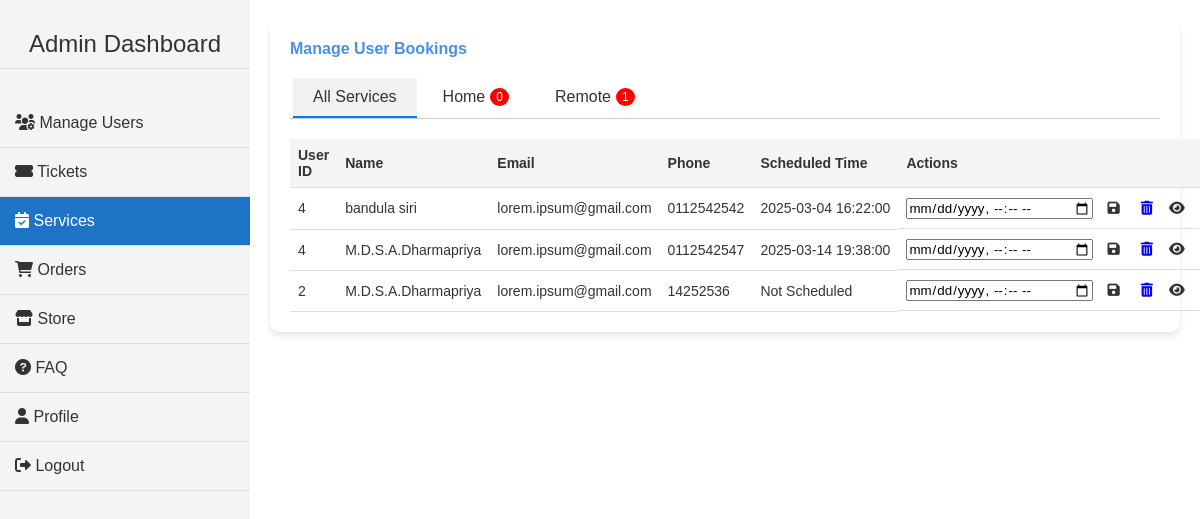
The app's page /admin_view.php with its own data.
### tables this page shows
CREATE TABLE `repair_requests` (
  `id` int(11) NOT NULL,
  `name` varchar(100) NOT NULL,
  `email` varchar(100) NOT NULL,
  `phone` varchar(15) NOT NULL,
  `category` varchar(50) NOT NULL,
  `issue` text NOT NULL,
  `service_type` varchar(50) NOT NULL,
  `address` varchar(255) DEFAULT NULL,
  `submitted_at` timestamp NOT NULL DEFAULT current_timestamp(),
  `scheduled_time` datetime DEFAULT NULL,
  `user_id` int(11) NOT NULL
);

### admin_view.php (the view, shortened to what this page needs)
<?php
include('./conn/db_connect.php');
$sql_home_count = "SELECT COUNT(*) as home_count FROM repair_requests WHERE service_type = 'Home' AND (scheduled_time IS NULL OR scheduled_time = '')";
$sql_remote_count = "SELECT COUNT(*) as remote_count FROM repair_requests WHERE service_type = 'Remote' AND (scheduled_time IS NULL OR scheduled_time = '')";
$home_count_result = $conn->query($sql_home_count);
$remote_count_result = $conn->query($sql_remote_count);
$home_count = $home_count_result->fetch_assoc()['home_count'];
$remote_count = $remote_count_result->fetch_assoc()['remote_count'];
$service_type_filter = isset($_GET['service_type']) ? $_GET['service_type'] : 'all';
$sql = "SELECT * FROM repair_requests";
$stmt = $conn->prepare($sql);
$stmt->execute();
$result = $stmt->get_result();
?>
<!DOCTYPE html>
<html lang="en">
<head>
    <link rel="stylesheet" href="./css/styles.css">
    <link rel="stylesheet" href="https://cdnjs.cloudflare.com/ajax/libs/font-awesome/6.0.0-beta3/css/all.min.css">
</head>
<body>
     <div class="sidebar">
        <a class="navbar-brand" href="home.php">Admin Dashboard</a>
          <a href="Home.php" ><i class="fas fa-users-cog" ></i> Manage Users</a>
    <a href="A_ticket.php" ><i class="fas fa-ticket-alt"></i> Tickets</a>
    <a href="admin_view.php" class="active"><i class="fas fa-calendar-check"></i> Services</a>
    <a href="A_order.php"><i class="fas fa-shopping-cart"></i> Orders</a>
    <a href="A_store.php"><i class="fas fa-store"></i> Store</a>
        <a href="A_FAQ.php"><i class="fas fa-question-circle"></i> FAQ</a>
        <a href="A_Dashboard.php" ><i class="fas fa-user"></i> Profile</a>
        <a href="logout.php"><i class="fas fa-sign-out-alt"></i> Logout</a>
</div>
    <div class="main-content">
        <div class="content">
            <h4>Manage User Bookings</h4>
            <div class="tab">
                <button class="tablinks <?php echo ($service_type_filter === 'all') ? 'active' : ''; ?>" onclick="filterTickets('all')">All Services</button>
                <button class="tablinks <?php echo ($service_type_filter === 'Home') ? 'active' : ''; ?>" onclick="filterTickets('Home')">Home <span class="badge"><?php echo $home_count; ?></span></button>
                <button class="tablinks <?php echo ($service_type_filter === 'Remote') ? 'active' : ''; ?>" onclick="filterTickets('Remote')">Remote <span class="badge"><?php echo $remote_count; ?></span></button>
            </div>
            <table id="booking-table">
                <thead>
                    <tr>
                        <th>User ID</th>
                        <th>Name</th>
                        <th>Email</th>
                        <th>Phone</th>
                        <th>Scheduled Time</th>
                        <th>Actions</th>
                    </tr>
                </thead>
                <tbody>
                    <?php
                    if ($result && $result->num_rows > 0) {
                        while ($booking = $result->fetch_assoc()) {
                            echo "<tr>
                                    <td>" . htmlspecialchars($booking['user_id']) . "</td>
                                    <td>" . htmlspecialchars($booking['name']) . "</td>
                                    <td>" . htmlspecialchars($booking['email']) . "</td>
                                    <td>" . htmlspecialchars($booking['phone']) . "</td>
                                    <td>" . (!empty($booking['scheduled_time']) ? htmlspecialchars($booking['scheduled_time']) : "Not Scheduled") . "</td>
                                    <td>
                                        <form method='POST' action='admin_view.php' style='display:inline-block;'>
                                            <input type='hidden' name='schedule_id' value='" . $booking['id'] . "'>
                                            <input type='datetime-local' name='schedule_time' required>
                                            <button type='submit' class='schedule-btn'><i class='fas fa-save'></i></button>
                                        </form>
                                        <a href='A_Bookings.php?delete_id=" . $booking['id'] . "' class='delete-btn' onclick='return confirm(\"Are you sure you want to delete this booking?\");'>
                                            <i class='fas fa-trash-alt'></i>
                                        </a>
                                        <button class='view-btn' onclick='openDetailsPopup(" . json_encode($booking) . ")'>
                                            <i class='fas fa-eye'></i>
                                        </button>
                                    </td>
                                  </tr>";
                        }
                    } else {
                        echo "<tr><td colspan='6'>No bookings found.</td></tr>";
                    }
                    ?>
                </tbody>
            </table>
        </div>
    </div>
</body>
</html>

### css/styles.css (style rules this page uses)
* { margin: 0; padding: 0; box-sizing: border-box; font-family: 'Poppins', sans-serif; }
body { background-color: #f4f7fc; height: 100vh; display: flex; justify-content: center; align-items: center; position: relative; overflow-x: hidden; }
body { margin: 0; font-family: 'Arial', sans-serif; background-color: #ffffff; color: #333333; display: flex; height: 100vh; }
.sidebar { height: 100%; width: 250px; background-color: #f4f4f4; position: fixed; left: 0; top: 0; padding-top: 20px; transition: 0.3s; }
.sidebar .navbar-brand { color: #333333; font-size: 24px; text-align: center; margin-bottom: 30px; padding: 10px; }
.sidebar a { color: #333333; display: block; padding: 15px; text-decoration: none; border-bottom: 1px solid #ddd; transition: 0.3s; }
.sidebar a.active { background-color: #1e73c6; color: #ffffff; }
.main-content { margin-left: 250px; padding: 20px; width: calc(100% - 250px); height: 100%; overflow-y: auto; }
.content { background-color: #ffffff; border-radius: 10px; padding: 20px; box-shadow: 0 4px 6px rgba(0, 0, 0, 0.1); }
h4 { margin-bottom: 20px; color: #4a90e2; }
table { width: 100%; border-collapse: collapse; margin-top: 20px; font-size: 14px; }
th, td { padding: 8px; text-align: left; border-bottom: 1px solid #ddd; }
th { background-color: #f4f4f4; color: #333333; }
td { white-space: nowrap; }
td:last-child { display: flex; justify-content: center; gap: 5px; align-items: center; }
button { background-color: transparent; border: none; color: #333333; font-size: 14px; cursor: pointer; margin: 0 3px; display: inline-flex; align-items: center; justify-content: center; transition: background-color 0.3s; padding: 5px 8px; }
button i { transition: transform 0.3s; margin-right: 5px; }

### admin_view.php (style rules this page uses)
.tab { overflow: hidden; border-bottom: 1px solid #ccc; margin-bottom: 20px; }
.tab button { background-color: inherit; float: left; border: none; outline: none; cursor: pointer; padding: 10px 20px; transition: 0.3s; font-size: 16px; }
.tab button.active { background-color: #f1f1f1; border-bottom: 2px solid #007bff; }
.badge { background-color: red; color: white; padding: 2px 6px; border-radius: 50%; font-size: 12px; margin-left: 5px; }

### records on screen
repair_requests: user "4", name "bandula siri", email "lorem.ipsum@gmail.com", phone "0112542542", scheduled_time "2025-03-04 16:22:00"
repair_requests: user "4", name "M.D.S.A.Dharmapriya", email "lorem.ipsum@gmail.com", phone "0112542547", scheduled_time "2025-03-14 19:38:00"
repair_requests: user "2", name "M.D.S.A.Dharmapriya", email "lorem.ipsum@gmail.com", phone "14252536", shows "Not Scheduled"

### other values on screen
$home_count "0"
$remote_count "1"
